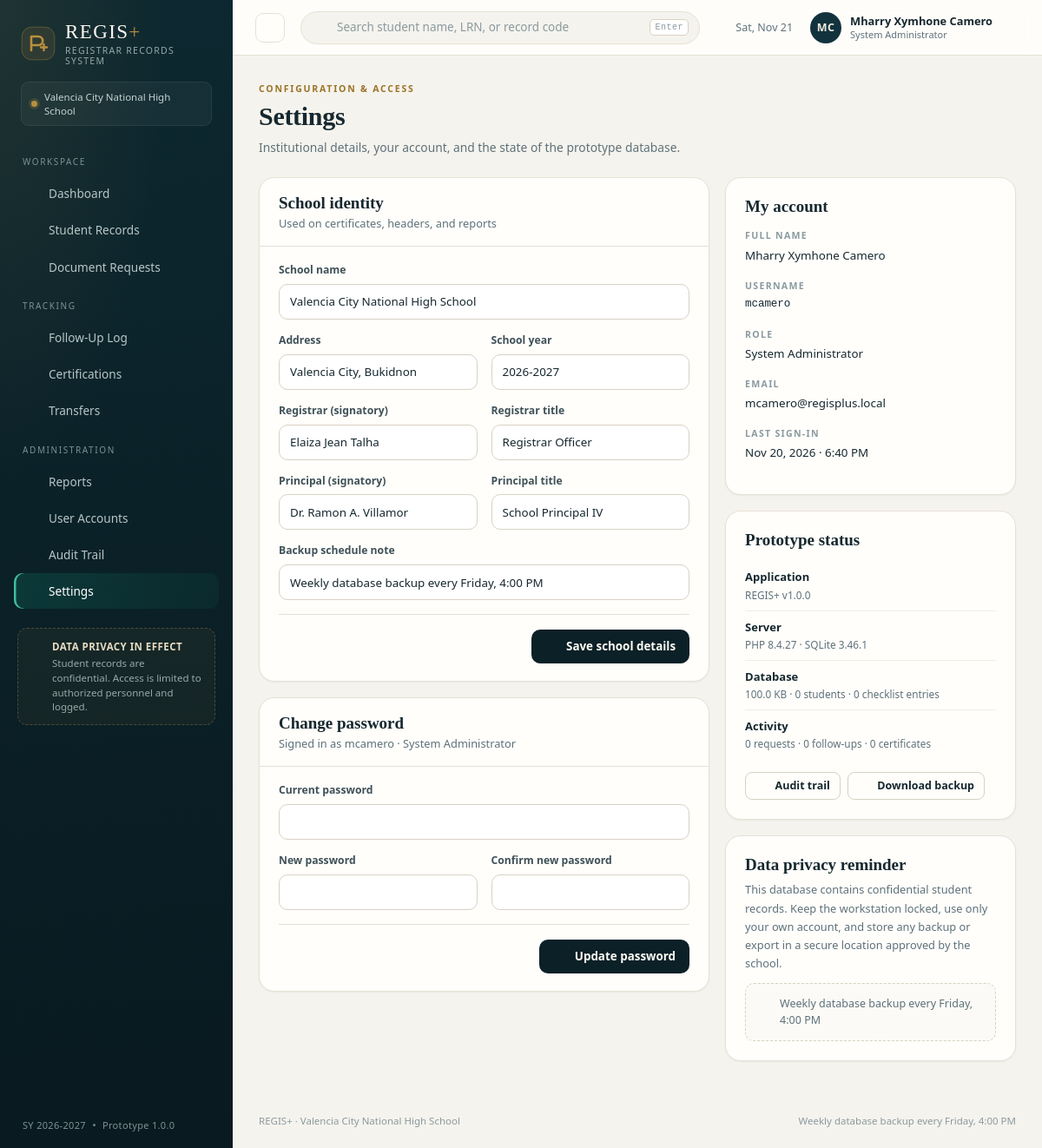
The page /settings.php (signed in) on the database its author committed.
### tables this page shows
CREATE TABLE users (
    id            INTEGER PRIMARY KEY AUTOINCREMENT,
    username      TEXT NOT NULL UNIQUE,
    password_hash TEXT NOT NULL,
    full_name     TEXT NOT NULL,
    role          TEXT NOT NULL DEFAULT 'staff',
    email         TEXT,
    is_active     INTEGER NOT NULL DEFAULT 1,
    last_login    TEXT,
    created_at    TEXT NOT NULL DEFAULT (datetime('now','localtime'))
);

### settings.php (the view, shortened to what the rows shown need)
<?php
require_once __DIR__ . '/includes/layout.php';
require_login();
$user = current_user();
app_header('Settings', 'settings.php');
?>
<div class="page-head">
    <div>
        <h1>Settings</h1>
    </div>
</div>
<div class="grid split-2">
    <div style="display:flex; flex-direction:column; gap:18px; min-width:0">
        <section class="card">
            <div class="card-head bordered">
                <div>
                    <h2 class="section-title">School identity</h2>
                </div>
            </div>
        </section>
        <section class="card">
            <div class="card-head bordered">
                <div>
                    <h2 class="section-title">Change password</h2>
                    <p class="section-sub">Signed in as <?= e($user['username']) ?> · <?= e(role_label($user['role'])) ?></p>
                </div>
            </div>
        </section>
    </div>
    <div style="display:flex; flex-direction:column; gap:18px; min-width:0">
        <section class="card card-pad">
            <h2 class="section-title" style="margin-bottom:14px">My account</h2>
            <dl class="detail-grid" style="grid-template-columns:minmax(0,1fr)">
                <div class="detail"><dt>Full name</dt><dd><?= e($user['full_name']) ?></dd></div>
                <div class="detail"><dt>Username</dt><dd class="mono"><?= e($user['username']) ?></dd></div>
                <div class="detail"><dt>Role</dt><dd><?= e(role_label($user['role'])) ?></dd></div>
                <div class="detail"><dt>Email</dt><dd><?= e($user['email'] ?: 'Not set') ?></dd></div>
                <div class="detail"><dt>Last sign-in</dt><dd><?= e(fmt_datetime($user['last_login'])) ?></dd></div>
            </dl>
        </section>
        <section class="card card-pad">
            <h2 class="section-title" style="margin-bottom:14px">Prototype status</h2>
        </section>
        <section class="card card-pad">
            <h2 class="section-title" style="margin-bottom:8px">Data privacy reminder</h2>
        </section>
    </div>
</div>
<?php
app_footer();

### includes/layout.php (shortened to what the rows shown need)
<?php
function icon(string $name, string $class = ''): string
{
    $d = $paths[$name] ?? $paths['spark'];
    return '<svg class="icon ' . e($class) . '" viewBox="0 0 24 24" fill="none" stroke="currentColor" stroke-width="1.7" stroke-linecap="round" stroke-linejoin="round" aria-hidden="true">' . $d . '</svg>';
}
function open_page(string $title, string $bodyClass = '', array $css = [], string $bodyAttr = ''): void
{
    $css = $css ?: ['assets/css/app.css'];
    echo "<!DOCTYPE html>\n<html lang=\"en\">\n<head>\n<meta charset=\"utf-8\">\n";
    foreach ($css as $file) {
        echo '<link rel="stylesheet" href="' . e(url($file)) . '">' . "\n";
    }
    echo "</head>\n<body class=\"" . e($bodyClass) . '"' . ($bodyAttr ? ' ' . $bodyAttr : '') . ">\n";
}
function close_page(array $js = ['assets/js/app.js']): void
{
    echo "</body>\n</html>\n";
}
function app_header(string $title, string $active, string $screenTitle = ''): void
{
    $user = current_user();
    $openRequests = (int) db()->query("SELECT COUNT(*) FROM requests WHERE status IN ('Pending','Processing','Ready for Release')")->fetchColumn();
    $overdue = (int) db()->query("SELECT COUNT(*) FROM followups WHERE status <> 'Resolved' AND next_followup_date IS NOT NULL AND next_followup_date < date('now','localtime')")->fetchColumn();
    $nav = [
        'Workspace' => [
            ['dashboard.php', 'dashboard', 'Dashboard', 0],
            ['students.php', 'records', 'Student Records', 0],
            ['requests.php', 'requests', 'Document Requests', $openRequests],
        ],
        'Tracking' => [
            ['followups.php', 'followup', 'Follow-Up Log', $overdue],
            ['certifications.php', 'cert', 'Certifications', 0],
            ['transfers.php', 'transfer', 'Transfers', 0],
        ],
        'Administration' => [
            ['reports.php', 'reports', 'Reports', 0],
        ],
    ];
    if (is_admin()) {
        $nav['Administration'][] = ['users.php', 'users', 'User Accounts', 0];
        $nav['Administration'][] = ['audit.php', 'audit', 'Audit Trail', 0];
    }
    $nav['Administration'][] = ['settings.php', 'settings', 'Settings', 0];
    open_page($title . ' · ' . APP_NAME, 'app');
    ?>
<div class="app-shell">
            <?php foreach ($nav as $section => $items): ?>
                <?php foreach ($items as [$href, $ic, $label, $count]): ?>
                        <?= icon($ic) ?>
                <?php endforeach; ?>
            <?php endforeach; ?>
    <div class="app-body">
        <header class="topbar">
            <div class="topbar-right">
                <details class="user-menu">
                    <summary>
                        <span class="avatar"><?= e(initials($user['full_name'])) ?></span>
                        <span class="user-meta">
                            <strong><?= e($user['full_name']) ?></strong>
                            <small><?= e(role_label($user['role'])) ?></small>
                        </span>
                        <?= icon('chevron', 'chev') ?>
                    </summary>
                </details>
            </div>
        </header>
        <main class="content">
    <?php
}
    ?>
    <?php
function app_footer(): void
{
    ?>
        </main>
    </div>
</div>
<?php
    close_page();
}
    ?>

### rows shown on the page
users: full_name "MC", full_name "Mharry Xymhone Camero", role "System Administrator", username "mcamero", email "mcamero@regisplus.local", last_login "Nov 20, 2026 · 6:40 PM"

### other values the page prints
setting('school_name', 'Registrar Office') "Valencia City National High School"
$section "WORKSPACE"
$label "Dashboard"
$label "Student Records"
$label "Document Requests"
$section "TRACKING"
$label "Follow-Up Log"
$label "Certifications"
$label "Transfers"
$section "ADMINISTRATION"
$label "Reports"
$label "User Accounts"
$label "Audit Trail"
$label "Settings"
setting('school_year', '2026-2027') "2026-2027"
